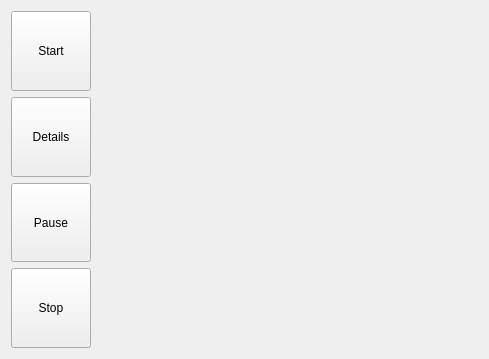
<?xml version="1.0" encoding="UTF-8"?>
<ui version="4.0">
 <class>PatientForm</class>
 <widget class="QWidget" name="PatientForm">
  <property name="geometry">
   <rect>
    <x>0</x>
    <y>0</y>
    <width>489</width>
    <height>359</height>
   </rect>
  </property>
  <property name="windowTitle">
   <string>Form</string>
  </property>
  <layout class="QHBoxLayout" name="horizontalLayout">
   <item>
    <layout class="QVBoxLayout" name="verticalLayout">
     <item>
      <widget class="QPushButton" name="startButton">
       <property name="sizePolicy">
        <sizepolicy hsizetype="Minimum" vsizetype="MinimumExpanding">
         <horstretch>0</horstretch>
         <verstretch>0</verstretch>
        </sizepolicy>
       </property>
       <property name="text">
        <string>Start</string>
       </property>
       <property name="icon">
        <iconset resource="rc/app.qrc">
         <normaloff>:/images/fonta/play-circle.png</normaloff>:/images/fonta/play-circle.png</iconset>
       </property>
      </widget>
     </item>
     <item>
      <widget class="QPushButton" name="detailsButton">
       <property name="sizePolicy">
        <sizepolicy hsizetype="Minimum" vsizetype="MinimumExpanding">
         <horstretch>0</horstretch>
         <verstretch>0</verstretch>
        </sizepolicy>
       </property>
       <property name="text">
        <string>Details</string>
       </property>
       <property name="icon">
        <iconset resource="rc/app.qrc">
         <normaloff>:/images/fonta/bars.png</normaloff>:/images/fonta/bars.png</iconset>
       </property>
      </widget>
     </item>
     <item>
      <widget class="QPushButton" name="pauseButton">
       <property name="sizePolicy">
        <sizepolicy hsizetype="Minimum" vsizetype="MinimumExpanding">
         <horstretch>0</horstretch>
         <verstretch>0</verstretch>
        </sizepolicy>
       </property>
       <property name="text">
        <string>Pause</string>
       </property>
      </widget>
     </item>
     <item>
      <widget class="QPushButton" name="stopButton">
       <property name="sizePolicy">
        <sizepolicy hsizetype="Minimum" vsizetype="MinimumExpanding">
         <horstretch>0</horstretch>
         <verstretch>0</verstretch>
        </sizepolicy>
       </property>
       <property name="text">
        <string>Stop</string>
       </property>
       <property name="icon">
        <iconset resource="rc/app.qrc">
         <normaloff>:/images/fonta/times-circle-o.png</normaloff>:/images/fonta/times-circle-o.png</iconset>
       </property>
      </widget>
     </item>
    </layout>
   </item>
   <item>
    <widget class="QWidget" name="widget" native="true">
     <property name="sizePolicy">
      <sizepolicy hsizetype="MinimumExpanding" vsizetype="Preferred">
       <horstretch>0</horstretch>
       <verstretch>0</verstretch>
      </sizepolicy>
     </property>
    </widget>
   </item>
  </layout>
 </widget>
 <resources>
  <include location="rc/app.qrc"/>
 </resources>
 <connections/>
</ui>
